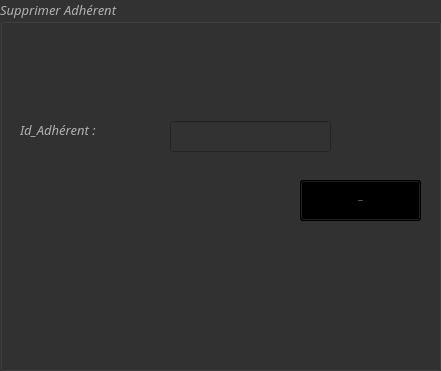
       <widget class="QGroupBox" name="groupBox_6">
        <property name="geometry">
         <rect>
          <x>470</x>
          <y>10</y>
          <width>441</width>
          <height>371</height>
         </rect>
        </property>
        <property name="palette">
         <palette>
          <active>
           <colorrole role="WindowText">
            <brush brushstyle="SolidPattern">
             <color alpha="255">
              <red>177</red>
              <green>177</green>
              <blue>177</blue>
             </color>
            </brush>
           </colorrole>
           <colorrole role="Button">
            <brush brushstyle="SolidPattern">
             <color alpha="255">
              <red>50</red>
              <green>50</green>
              <blue>50</blue>
             </color>
            </brush>
           </colorrole>
           <colorrole role="Text">
            <brush brushstyle="SolidPattern">
             <color alpha="255">
              <red>177</red>
              <green>177</green>
              <blue>177</blue>
             </color>
            </brush>
           </colorrole>
           <colorrole role="ButtonText">
            <brush brushstyle="SolidPattern">
             <color alpha="255">
              <red>177</red>
              <green>177</green>
              <blue>177</blue>
             </color>
            </brush>
           </colorrole>
           <colorrole role="Base">
            <brush brushstyle="SolidPattern">
             <color alpha="255">
              <red>50</red>
              <green>50</green>
              <blue>50</blue>
             </color>
            </brush>
           </colorrole>
           <colorrole role="Window">
            <brush brushstyle="SolidPattern">
             <color alpha="255">
              <red>50</red>
              <green>50</green>
              <blue>50</blue>
             </color>
            </brush>
           </colorrole>
           <colorrole role="PlaceholderText">
            <brush brushstyle="NoBrush">
             <color alpha="128">
              <red>177</red>
              <green>177</green>
              <blue>177</blue>
             </color>
            </brush>
           </colorrole>
          </active>
          <inactive>
           <colorrole role="WindowText">
            <brush brushstyle="SolidPattern">
             <color alpha="255">
              <red>177</red>
              <green>177</green>
              <blue>177</blue>
             </color>
            </brush>
           </colorrole>
           <colorrole role="Button">
            <brush brushstyle="SolidPattern">
             <color alpha="255">
              <red>50</red>
              <green>50</green>
              <blue>50</blue>
             </color>
            </brush>
           </colorrole>
           <colorrole role="Text">
            <brush brushstyle="SolidPattern">
             <color alpha="255">
              <red>177</red>
              <green>177</green>
              <blue>177</blue>
             </color>
            </brush>
           </colorrole>
           <colorrole role="ButtonText">
            <brush brushstyle="SolidPattern">
             <color alpha="255">
              <red>177</red>
              <green>177</green>
              <blue>177</blue>
             </color>
            </brush>
           </colorrole>
           <colorrole role="Base">
            <brush brushstyle="SolidPattern">
             <color alpha="255">
              <red>50</red>
              <green>50</green>
              <blue>50</blue>
             </color>
            </brush>
           </colorrole>
           <colorrole role="Window">
            <brush brushstyle="SolidPattern">
             <color alpha="255">
              <red>50</red>
              <green>50</green>
              <blue>50</blue>
             </color>
            </brush>
           </colorrole>
           <colorrole role="PlaceholderText">
            <brush brushstyle="NoBrush">
             <color alpha="128">
              <red>177</red>
              <green>177</green>
              <blue>177</blue>
             </color>
            </brush>
           </colorrole>
          </inactive>
          <disabled>
           <colorrole role="WindowText">
            <brush brushstyle="SolidPattern">
             <color alpha="255">
              <red>64</red>
              <green>64</green>
              <blue>64</blue>
             </color>
            </brush>
           </colorrole>
           <colorrole role="Button">
            <brush brushstyle="SolidPattern">
             <color alpha="255">
              <red>50</red>
              <green>50</green>
              <blue>50</blue>
             </color>
            </brush>
           </colorrole>
           <colorrole role="Text">
            <brush brushstyle="SolidPattern">
             <color alpha="255">
              <red>64</red>
              <green>64</green>
              <blue>64</blue>
             </color>
            </brush>
           </colorrole>
           <colorrole role="ButtonText">
            <brush brushstyle="SolidPattern">
             <color alpha="255">
              <red>64</red>
              <green>64</green>
              <blue>64</blue>
             </color>
            </brush>
           </colorrole>
           <colorrole role="Base">
            <brush brushstyle="SolidPattern">
             <color alpha="255">
              <red>50</red>
              <green>50</green>
              <blue>50</blue>
             </color>
            </brush>
           </colorrole>
           <colorrole role="Window">
            <brush brushstyle="SolidPattern">
             <color alpha="255">
              <red>50</red>
              <green>50</green>
              <blue>50</blue>
             </color>
            </brush>
           </colorrole>
           <colorrole role="PlaceholderText">
            <brush brushstyle="NoBrush">
             <color alpha="128">
              <red>177</red>
              <green>177</green>
              <blue>177</blue>
             </color>
            </brush>
           </colorrole>
          </disabled>
         </palette>
        </property>
        <property name="font">
         <font>
          <family>Sitka Text</family>
          <pointsize>10</pointsize>
          <italic>true</italic>
         </font>
        </property>
        <property name="title">
         <string>Supprimer Adhérent</string>
        </property>
        <widget class="QLabel" name="label_30">
         <property name="geometry">
          <rect>
           <x>20</x>
           <y>120</y>
           <width>121</width>
           <height>20</height>
          </rect>
         </property>
         <property name="palette">
          <palette>
           <active>
            <colorrole role="WindowText">
             <brush brushstyle="SolidPattern">
              <color alpha="255">
               <red>177</red>
               <green>177</green>
               <blue>177</blue>
              </color>
             </brush>
            </colorrole>
            <colorrole role="Button">
             <brush brushstyle="SolidPattern">
              <color alpha="255">
               <red>50</red>
               <green>50</green>
               <blue>50</blue>
              </color>
             </brush>
            </colorrole>
            <colorrole role="Text">
             <brush brushstyle="SolidPattern">
              <color alpha="255">
               <red>177</red>
               <green>177</green>
               <blue>177</blue>
              </color>
             </brush>
            </colorrole>
            <colorrole role="ButtonText">
             <brush brushstyle="SolidPattern">
              <color alpha="255">
               <red>177</red>
               <green>177</green>
               <blue>177</blue>
              </color>
             </brush>
            </colorrole>
            <colorrole role="Base">
             <brush brushstyle="SolidPattern">
              <color alpha="255">
               <red>50</red>
               <green>50</green>
               <blue>50</blue>
              </color>
             </brush>
            </colorrole>
            <colorrole role="Window">
             <brush brushstyle="SolidPattern">
              <color alpha="255">
               <red>50</red>
               <green>50</green>
               <blue>50</blue>
              </color>
             </brush>
            </colorrole>
            <colorrole role="PlaceholderText">
             <brush brushstyle="NoBrush">
              <color alpha="128">
               <red>177</red>
               <green>177</green>
               <blue>177</blue>
              </color>
             </brush>
            </colorrole>
           </active>
           <inactive>
            <colorrole role="WindowText">
             <brush brushstyle="SolidPattern">
              <color alpha="255">
               <red>177</red>
               <green>177</green>
               <blue>177</blue>
              </color>
             </brush>
            </colorrole>
            <colorrole role="Button">
             <brush brushstyle="SolidPattern">
              <color alpha="255">
               <red>50</red>
               <green>50</green>
               <blue>50</blue>
              </color>
             </brush>
            </colorrole>
            <colorrole role="Text">
             <brush brushstyle="SolidPattern">
              <color alpha="255">
               <red>177</red>
               <green>177</green>
               <blue>177</blue>
              </color>
             </brush>
            </colorrole>
            <colorrole role="ButtonText">
             <brush brushstyle="SolidPattern">
              <color alpha="255">
               <red>177</red>
               <green>177</green>
               <blue>177</blue>
              </color>
             </brush>
            </colorrole>
            <colorrole role="Base">
             <brush brushstyle="SolidPattern">
              <color alpha="255">
               <red>50</red>
               <green>50</green>
               <blue>50</blue>
              </color>
             </brush>
            </colorrole>
            <colorrole role="Window">
             <brush brushstyle="SolidPattern">
              <color alpha="255">
               <red>50</red>
               <green>50</green>
               <blue>50</blue>
              </color>
             </brush>
            </colorrole>
            <colorrole role="PlaceholderText">
             <brush brushstyle="NoBrush">
              <color alpha="128">
               <red>177</red>
               <green>177</green>
               <blue>177</blue>
              </color>
             </brush>
            </colorrole>
           </inactive>
           <disabled>
            <colorrole role="WindowText">
             <brush brushstyle="SolidPattern">
              <color alpha="255">
               <red>64</red>
               <green>64</green>
               <blue>64</blue>
              </color>
             </brush>
            </colorrole>
            <colorrole role="Button">
             <brush brushstyle="SolidPattern">
              <color alpha="255">
               <red>50</red>
               <green>50</green>
               <blue>50</blue>
              </color>
             </brush>
            </colorrole>
            <colorrole role="Text">
             <brush brushstyle="SolidPattern">
              <color alpha="255">
               <red>64</red>
               <green>64</green>
               <blue>64</blue>
              </color>
             </brush>
            </colorrole>
            <colorrole role="ButtonText">
             <brush brushstyle="SolidPattern">
              <color alpha="255">
               <red>64</red>
               <green>64</green>
               <blue>64</blue>
              </color>
             </brush>
            </colorrole>
            <colorrole role="Base">
             <brush brushstyle="SolidPattern">
              <color alpha="255">
               <red>50</red>
               <green>50</green>
               <blue>50</blue>
              </color>
             </brush>
            </colorrole>
            <colorrole role="Window">
             <brush brushstyle="SolidPattern">
              <color alpha="255">
               <red>50</red>
               <green>50</green>
               <blue>50</blue>
              </color>
             </brush>
            </colorrole>
            <colorrole role="PlaceholderText">
             <brush brushstyle="NoBrush">
              <color alpha="128">
               <red>177</red>
               <green>177</green>
               <blue>177</blue>
              </color>
             </brush>
            </colorrole>
           </disabled>
          </palette>
         </property>
         <property name="font">
          <font>
           <family>Sitka Text</family>
           <pointsize>10</pointsize>
           <italic>true</italic>
          </font>
         </property>
         <property name="text">
          <string>Id_Adhérent :</string>
         </property>
        </widget>
        <widget class="QLineEdit" name="Le_id_supp">
         <property name="geometry">
          <rect>
           <x>170</x>
           <y>121</y>
           <width>161</width>
           <height>31</height>
          </rect>
         </property>
        </widget>
        <widget class="QPushButton" name="pb_supprimer">
         <property name="geometry">
          <rect>
           <x>300</x>
           <y>180</y>
           <width>121</width>
           <height>41</height>
          </rect>
         </property>
         <property name="palette">
          <palette>
           <active>
            <colorrole role="WindowText">
             <brush brushstyle="SolidPattern">
              <color alpha="255">
               <red>177</red>
               <green>177</green>
               <blue>177</blue>
              </color>
             </brush>
            </colorrole>
            <colorrole role="Button">
             <brush brushstyle="LinearGradientPattern">
              <gradient startx="0.000000000000000" starty="0.000000000000000" endx="0.000000000000000" endy="1.000000000000000" type="LinearGradient" spread="PadSpread" coordinatemode="ObjectBoundingMode">
               <gradientstop position="0.000000000000000">
                <color alpha="255">
                 <red>86</red>
                 <green>86</green>
                 <blue>86</blue>
                </color>
               </gradientstop>
               <gradientstop position="0.100000000000000">
                <color alpha="255">
                 <red>82</red>
                 <green>82</green>
                 <blue>82</blue>
                </color>
               </gradientstop>
               <gradientstop position="0.500000000000000">
                <color alpha="255">
                 <red>78</red>
                 <green>78</green>
                 <blue>78</blue>
                </color>
               </gradientstop>
               <gradientstop position="0.900000000000000">
                <color alpha="255">
                 <red>74</red>
                 <green>74</green>
                 <blue>74</blue>
                </color>
               </gradientstop>
               <gradientstop position="1.000000000000000">
                <color alpha="255">
                 <red>70</red>
                 <green>70</green>
                 <blue>70</blue>
                </color>
               </gradientstop>
              </gradient>
             </brush>
            </colorrole>
            <colorrole role="Text">
             <brush brushstyle="SolidPattern">
              <color alpha="255">
               <red>177</red>
               <green>177</green>
               <blue>177</blue>
              </color>
             </brush>
            </colorrole>
            <colorrole role="ButtonText">
             <brush brushstyle="SolidPattern">
              <color alpha="255">
               <red>177</red>
               <green>177</green>
               <blue>177</blue>
              </color>
             </brush>
            </colorrole>
            <colorrole role="Base">
             <brush brushstyle="LinearGradientPattern">
              <gradient startx="0.000000000000000" starty="0.000000000000000" endx="0.000000000000000" endy="1.000000000000000" type="LinearGradient" spread="PadSpread" coordinatemode="ObjectBoundingMode">
               <gradientstop position="0.000000000000000">
                <color alpha="255">
                 <red>86</red>
                 <green>86</green>
                 <blue>86</blue>
                </color>
               </gradientstop>
               <gradientstop position="0.100000000000000">
                <color alpha="255">
                 <red>82</red>
                 <green>82</green>
                 <blue>82</blue>
                </color>
               </gradientstop>
               <gradientstop position="0.500000000000000">
                <color alpha="255">
                 <red>78</red>
                 <green>78</green>
                 <blue>78</blue>
                </color>
               </gradientstop>
               <gradientstop position="0.900000000000000">
                <color alpha="255">
                 <red>74</red>
                 <green>74</green>
                 <blue>74</blue>
                </color>
               </gradientstop>
               <gradientstop position="1.000000000000000">
                <color alpha="255">
                 <red>70</red>
                 <green>70</green>
                 <blue>70</blue>
                </color>
               </gradientstop>
              </gradient>
             </brush>
            </colorrole>
            <colorrole role="Window">
             <brush brushstyle="LinearGradientPattern">
              <gradient startx="0.000000000000000" starty="0.000000000000000" endx="0.000000000000000" endy="1.000000000000000" type="LinearGradient" spread="PadSpread" coordinatemode="ObjectBoundingMode">
               <gradientstop position="0.000000000000000">
                <color alpha="255">
                 <red>86</red>
                 <green>86</green>
                 <blue>86</blue>
                </color>
               </gradientstop>
               <gradientstop position="0.100000000000000">
                <color alpha="255">
                 <red>82</red>
                 <green>82</green>
                 <blue>82</blue>
                </color>
               </gradientstop>
               <gradientstop position="0.500000000000000">
                <color alpha="255">
                 <red>78</red>
                 <green>78</green>
                 <blue>78</blue>
                </color>
               </gradientstop>
               <gradientstop position="0.900000000000000">
                <color alpha="255">
                 <red>74</red>
                 <green>74</green>
                 <blue>74</blue>
                </color>
               </gradientstop>
               <gradientstop position="1.000000000000000">
                <color alpha="255">
                 <red>70</red>
                 <green>70</green>
                 <blue>70</blue>
                </color>
               </gradientstop>
              </gradient>
             </brush>
            </colorrole>
            <colorrole role="PlaceholderText">
             <brush brushstyle="NoBrush">
              <color alpha="128">
               <red>177</red>
               <green>177</green>
               <blue>177</blue>
              </color>
             </brush>
            </colorrole>
           </active>
           <inactive>
            <colorrole role="WindowText">
             <brush brushstyle="SolidPattern">
              <color alpha="255">
               <red>177</red>
               <green>177</green>
               <blue>177</blue>
              </color>
             </brush>
            </colorrole>
            <colorrole role="Button">
             <brush brushstyle="LinearGradientPattern">
              <gradient startx="0.000000000000000" starty="0.000000000000000" endx="0.000000000000000" endy="1.000000000000000" type="LinearGradient" spread="PadSpread" coordinatemode="ObjectBoundingMode">
               <gradientstop position="0.000000000000000">
                <color alpha="255">
                 <red>86</red>
                 <green>86</green>
                 <blue>86</blue>
                </color>
               </gradientstop>
               <gradientstop position="0.100000000000000">
                <color alpha="255">
                 <red>82</red>
                 <green>82</green>
                 <blue>82</blue>
                </color>
               </gradientstop>
               <gradientstop position="0.500000000000000">
                <color alpha="255">
                 <red>78</red>
                 <green>78</green>
                 <blue>78</blue>
                </color>
               </gradientstop>
               <gradientstop position="0.900000000000000">
                <color alpha="255">
                 <red>74</red>
                 <green>74</green>
                 <blue>74</blue>
                </color>
               </gradientstop>
               <gradientstop position="1.000000000000000">
                <color alpha="255">
                 <red>70</red>
                 <green>70</green>
                 <blue>70</blue>
                </color>
               </gradientstop>
              </gradient>
             </brush>
            </colorrole>
            <colorrole role="Text">
             <brush brushstyle="SolidPattern">
              <color alpha="255">
               <red>177</red>
               <green>177</green>
               <blue>177</blue>
              </color>
             </brush>
            </colorrole>
            <colorrole role="ButtonText">
             <brush brushstyle="SolidPattern">
              <color alpha="255">
               <red>177</red>
               <green>177</green>
               <blue>177</blue>
              </color>
             </brush>
            </colorrole>
            <colorrole role="Base">
             <brush brushstyle="LinearGradientPattern">
              <gradient startx="0.000000000000000" starty="0.000000000000000" endx="0.000000000000000" endy="1.000000000000000" type="LinearGradient" spread="PadSpread" coordinatemode="ObjectBoundingMode">
               <gradientstop position="0.000000000000000">
                <color alpha="255">
                 <red>86</red>
                 <green>86</green>
                 <blue>86</blue>
                </color>
               </gradientstop>
               <gradientstop position="0.100000000000000">
                <color alpha="255">
                 <red>82</red>
                 <green>82</green>
                 <blue>82</blue>
                </color>
               </gradientstop>
               <gradientstop position="0.500000000000000">
                <color alpha="255">
                 <red>78</red>
                 <green>78</green>
                 <blue>78</blue>
                </color>
               </gradientstop>
               <gradientstop position="0.900000000000000">
                <color alpha="255">
                 <red>74</red>
                 <green>74</green>
                 <blue>74</blue>
                </color>
               </gradientstop>
               <gradientstop position="1.000000000000000">
                <color alpha="255">
                 <red>70</red>
                 <green>70</green>
                 <blue>70</blue>
                </color>
               </gradientstop>
              </gradient>
             </brush>
            </colorrole>
            <colorrole role="Window">
             <brush brushstyle="LinearGradientPattern">
              <gradient startx="0.000000000000000" starty="0.000000000000000" endx="0.000000000000000" endy="1.000000000000000" type="LinearGradient" spread="PadSpread" coordinatemode="ObjectBoundingMode">
               <gradientstop position="0.000000000000000">
                <color alpha="255">
                 <red>86</red>
                 <green>86</green>
                 <blue>86</blue>
                </color>
               </gradientstop>
               <gradientstop position="0.100000000000000">
                <color alpha="255">
                 <red>82</red>
                 <green>82</green>
                 <blue>82</blue>
                </color>
               </gradientstop>
               <gradientstop position="0.500000000000000">
                <color alpha="255">
                 <red>78</red>
                 <green>78</green>
                 <blue>78</blue>
                </color>
               </gradientstop>
               <gradientstop position="0.900000000000000">
                <color alpha="255">
                 <red>74</red>
                 <green>74</green>
                 <blue>74</blue>
                </color>
               </gradientstop>
               <gradientstop position="1.000000000000000">
                <color alpha="255">
                 <red>70</red>
                 <green>70</green>
                 <blue>70</blue>
                </color>
               </gradientstop>
              </gradient>
             </brush>
            </colorrole>
            <colorrole role="PlaceholderText">
             <brush brushstyle="NoBrush">
              <color alpha="128">
               <red>177</red>
               <green>177</green>
               <blue>177</blue>
              </color>
             </brush>
            </colorrole>
           </inactive>
           <disabled>
            <colorrole role="WindowText">
             <brush brushstyle="SolidPattern">
              <color alpha="255">
               <red>64</red>
               <green>64</green>
               <blue>64</blue>
              </color>
             </brush>
            </colorrole>
            <colorrole role="Button">
             <brush brushstyle="SolidPattern">
              <color alpha="255">
               <red>50</red>
               <green>50</green>
               <blue>50</blue>
              </color>
             </brush>
            </colorrole>
            <colorrole role="Text">
             <brush brushstyle="SolidPattern">
              <color alpha="255">
               <red>64</red>
               <green>64</green>
               <blue>64</blue>
              </color>
             </brush>
            </colorrole>
            <colorrole role="ButtonText">
             <brush brushstyle="SolidPattern">
              <color alpha="255">
               <red>64</red>
               <green>64</green>
               <blue>64</blue>
              </color>
             </brush>
            </colorrole>
            <colorrole role="Base">
             <brush brushstyle="SolidPattern">
              <color alpha="255">
               <red>50</red>
               <green>50</green>
               <blue>50</blue>
              </color>
             </brush>
            </colorrole>
            <colorrole role="Window">
             <brush brushstyle="SolidPattern">
              <color alpha="255">
               <red>50</red>
               <green>50</green>
               <blue>50</blue>
              </color>
             </brush>
            </colorrole>
            <colorrole role="PlaceholderText">
             <brush brushstyle="NoBrush">
              <color alpha="128">
               <red>177</red>
               <green>177</green>
               <blue>177</blue>
              </color>
             </brush>
            </colorrole>
           </disabled>
          </palette>
         </property>
         <property name="font">
          <font>
           <family>Sitka Text</family>
           <pointsize>-1</pointsize>
           <weight>75</weight>
           <italic>true</italic>
           <bold>true</bold>
          </font>
         </property>
         <property name="text">
          <string>Supprimer</string>
         </property>
        </widget>
       </widget>
